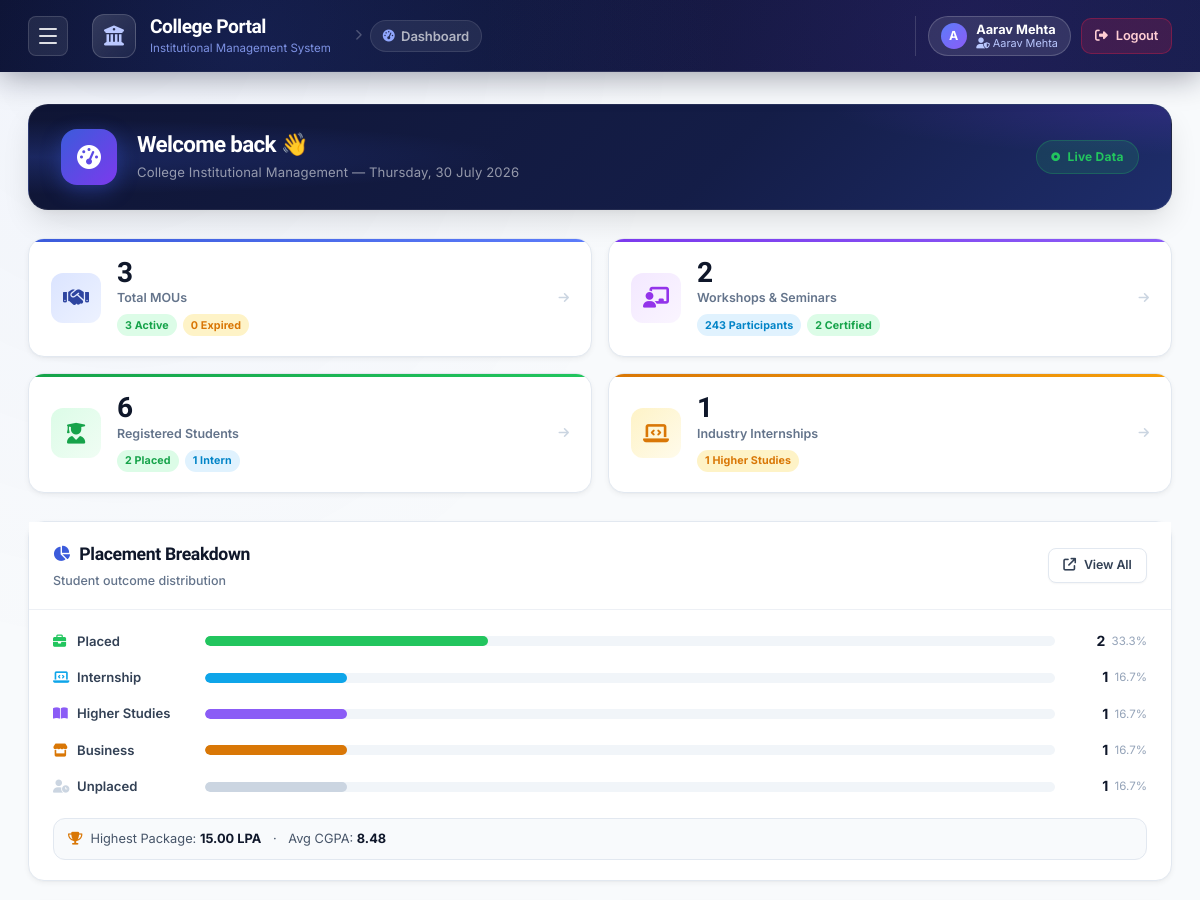
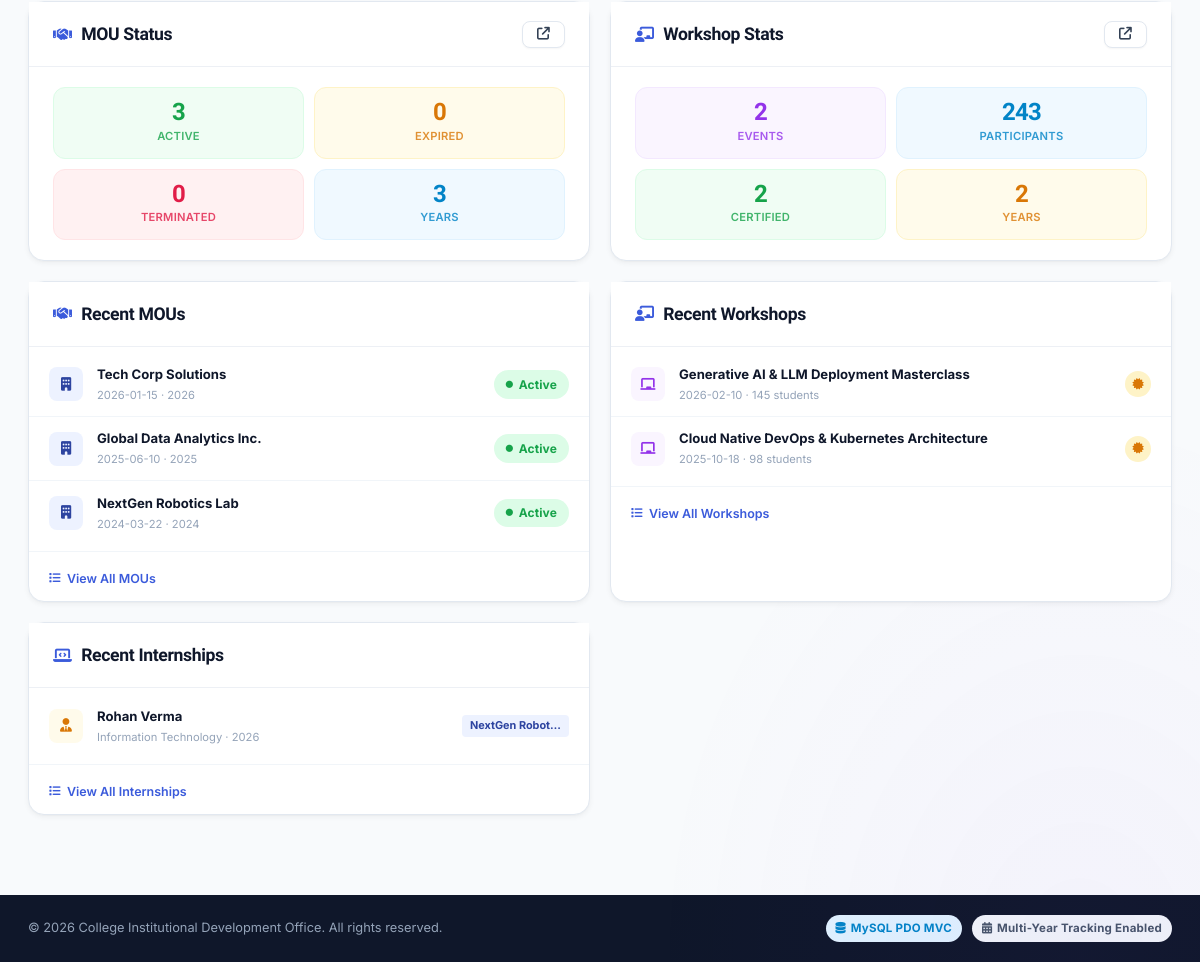
The page / (signed in) on the database its author committed (2 pictures, top to bottom).
### tables this page shows
CREATE TABLE IF NOT EXISTS `students` (
  `id` INT AUTO_INCREMENT PRIMARY KEY,
  `gr_no` VARCHAR(100) DEFAULT NULL,
  `enroll_no` VARCHAR(100) NOT NULL UNIQUE,
  `name` VARCHAR(150) NOT NULL,
  `email` VARCHAR(150) DEFAULT NULL,
  `phone` VARCHAR(50) DEFAULT NULL,
  `gender` ENUM('Male', 'Female') NOT NULL DEFAULT 'Male',
  `dob` DATE DEFAULT NULL,
  `department` VARCHAR(100) NOT NULL,
  `semester` INT DEFAULT 8,
  `cgpa` DECIMAL(3,2) DEFAULT 0.00,
  `passing_year` INT NOT NULL,
  `address` TEXT DEFAULT NULL,
  `skills` TEXT DEFAULT NULL,
  `password` VARCHAR(255) DEFAULT NULL COMMENT 'Bcrypt hash of enrollment number',
  `placement_status` ENUM('Placed', 'Internship', 'Higher Studies', 'Business', 'Unplaced') NOT NULL DEFAULT 'Unplaced',
  `company_name` VARCHAR(255) DEFAULT NULL,
  `designation` VARCHAR(150) DEFAULT NULL,
  `package_lpa` DECIMAL(5,2) DEFAULT NULL,
  `offer_letter_file` VARCHAR(255) DEFAULT NULL,
  `resume_file` VARCHAR(255) DEFAULT NULL,
  `created_at` DATETIME DEFAULT CURRENT_TIMESTAMP,
  `updated_at` DATETIME DEFAULT CURRENT_TIMESTAMP ON UPDATE CURRENT_TIMESTAMP,
  INDEX (`gr_no`),
  INDEX (`passing_year`),
  INDEX (`department`),
  INDEX (`placement_status`)
);

CREATE TABLE IF NOT EXISTS `mous` (
  `id` INT AUTO_INCREMENT PRIMARY KEY,
  `company_name` VARCHAR(255) NOT NULL,
  `contact_person` VARCHAR(150) DEFAULT NULL,
  `email` VARCHAR(150) DEFAULT NULL,
  `phone` VARCHAR(50) DEFAULT NULL,
  `address` TEXT DEFAULT NULL,
  `website` VARCHAR(255) DEFAULT NULL,
  `signed_date` DATE NOT NULL,
  `expiry_date` DATE NOT NULL,
  `year` INT NOT NULL,
  `description` TEXT DEFAULT NULL,
  `report_file` VARCHAR(255) DEFAULT NULL,
  `status` ENUM('Active', 'Expired', 'Terminated') NOT NULL DEFAULT 'Active',
  `created_at` DATETIME DEFAULT CURRENT_TIMESTAMP,
  `updated_at` DATETIME DEFAULT CURRENT_TIMESTAMP ON UPDATE CURRENT_TIMESTAMP,
  INDEX (`year`),
  INDEX (`status`),
  INDEX (`signed_date`)
);

CREATE TABLE IF NOT EXISTS `workshops` (
  `id` INT AUTO_INCREMENT PRIMARY KEY,
  `title` VARCHAR(255) NOT NULL,
  `instructor_name` VARCHAR(150) DEFAULT NULL,
  `company_name` VARCHAR(255) DEFAULT NULL,
  `instructor_email` VARCHAR(150) DEFAULT NULL,
  `venue` VARCHAR(255) DEFAULT NULL,
  `held_on` DATE NOT NULL,
  `duration` INT DEFAULT 1,
  `description` TEXT DEFAULT NULL,
  `certificate` TINYINT(1) DEFAULT 0,
  `total_participants` INT DEFAULT 0,
  `academic_year` INT NOT NULL,
  `report_file` VARCHAR(255) DEFAULT NULL,
  `created_at` DATETIME DEFAULT CURRENT_TIMESTAMP,
  `updated_at` DATETIME DEFAULT CURRENT_TIMESTAMP ON UPDATE CURRENT_TIMESTAMP,
  INDEX (`academic_year`),
  INDEX (`held_on`)
);

### views/dashboard/index.php (the view, shortened to what the rows shown need)
<div class="container">
    <div class="dash-hero">
        <div class="dash-hero-content">
            <div>
                <h2 class="dash-hero-title">Welcome back 👋</h2>
            </div>
        </div>
    </div>
    <div class="dash-two-col">
        <div class="card dash-breakdown-card">
            <div class="card-header">
                <div class="card-title">
                    <h2><i class="fa-solid fa-chart-pie"></i> Placement Breakdown</h2>
                </div>
            </div>
            <div class="card-body-pad">
                <?php
                $total = max(1, (int)($placementStats['total_students'] ?? 1));
                $bars = [
                    ['label' => 'Placed',         'count' => (int)($placementStats['placed_count']        ?? 0), 'color' => 'var(--green-500)',   'icon' => 'fa-briefcase'],
                    ['label' => 'Internship',      'count' => (int)($placementStats['internship_count']    ?? 0), 'color' => 'var(--blue-500)',    'icon' => 'fa-laptop-code'],
                    ['label' => 'Higher Studies',  'count' => (int)($placementStats['higher_studies_count']?? 0), 'color' => 'var(--accent-400)',  'icon' => 'fa-book-open'],
                    ['label' => 'Business',        'count' => (int)($placementStats['business_count']      ?? 0), 'color' => 'var(--amber-600)',   'icon' => 'fa-store'],
                    ['label' => 'Unplaced',        'count' => (int)($placementStats['unplaced_count']      ?? 0), 'color' => 'var(--neutral-300)', 'icon' => 'fa-user-clock'],
                ];
                foreach ($bars as $bar):
                    $pct = round(($bar['count'] / $total) * 100, 1);
                ?>
                <div class="dash-bar-row">
                    <div class="dash-bar-label">
                        <i class="fa-solid <?= $bar['icon'] ?>" style="color:<?= $bar['color'] ?>; width:16px;"></i>
                        <span><?= $bar['label'] ?></span>
                    </div>
                    <div class="dash-bar-track">
                        <div class="dash-bar-fill" style="width: <?= $pct ?>%; background: <?= $bar['color'] ?>;"></div>
                    </div>
                    <div class="dash-bar-stats">
                        <strong><?= $bar['count'] ?></strong>
                        <span class="text-muted"><?= $pct ?>%</span>
                    </div>
                </div>
                <?php endforeach; ?>
            </div>
        </div>
        <div class="dash-quick-col">
            <div class="card dash-stat-card">
                <div class="card-header">
                    <div class="card-title">
                        <h2><i class="fa-solid fa-handshake"></i> MOU Status</h2>
                    </div>
                </div>
            </div>
            <div class="card dash-stat-card">
                <div class="card-header">
                    <div class="card-title">
                        <h2><i class="fa-solid fa-chalkboard-user"></i> Workshop Stats</h2>
                    </div>
                </div>
            </div>
        </div>
    </div>
    <div class="dash-three-col">
        <div class="card dash-recent-card">
            <div class="card-header">
                <div class="card-title">
                    <h2><i class="fa-solid fa-handshake"></i> Recent MOUs</h2>
                </div>
            </div>
            <div class="dash-recent-list">
                <?php if (empty($recentMous)): ?>
                    <div class="dash-empty">No MOU records yet</div>
                <?php else: foreach ($recentMous as $m): ?>
                    <div class="dash-recent-item">
                        <div class="dash-recent-icon dash-ri-blue">
                            <i class="fa-solid fa-building"></i>
                        </div>
                        <div class="dash-recent-info">
                            <span class="dash-recent-name"><?= htmlspecialchars($m['company_name']) ?></span>
                            <span class="dash-recent-meta"><?= htmlspecialchars($m['signed_date']) ?> · <?= $m['year'] ?></span>
                        </div>
                        <span class="status-badge <?= $m['status'] === 'Active' ? 'status-active' : ($m['status'] === 'Expired' ? 'status-expired' : 'status-terminated') ?>">
                            <i class="fa-solid fa-circle status-dot"></i><?= $m['status'] ?>
                        </span>
                    </div>
                <?php endforeach; endif; ?>
            </div>
        </div>
        <div class="card dash-recent-card">
            <div class="card-header">
                <div class="card-title">
                    <h2><i class="fa-solid fa-chalkboard-user"></i> Recent Workshops</h2>
                </div>
            </div>
            <div class="dash-recent-list">
                <?php if (empty($recentWorkshops)): ?>
                    <div class="dash-empty">No workshop records yet</div>
                <?php else: foreach ($recentWorkshops as $w): ?>
                    <div class="dash-recent-item">
                        <div class="dash-recent-icon dash-ri-purple">
                            <i class="fa-solid fa-chalkboard"></i>
                        </div>
                        <div class="dash-recent-info">
                            <span class="dash-recent-name"><?= htmlspecialchars($w['title']) ?></span>
                            <span class="dash-recent-meta"><?= htmlspecialchars($w['held_on']) ?> · <?= (int)$w['total_participants'] ?> students</span>
                        </div>
                        <?php if ($w['certificate']): ?>
                            <span class="dash-cert-badge"><i class="fa-solid fa-certificate"></i></span>
                        <?php endif; ?>
                    </div>
                <?php endforeach; endif; ?>
            </div>
        </div>
        <div class="card dash-recent-card">
            <div class="card-header">
                <div class="card-title">
                    <h2><i class="fa-solid fa-laptop-code"></i> Recent Internships</h2>
                </div>
            </div>
            <div class="dash-recent-list">
                <?php
                $internships = array_filter($recentStudents, fn($s) => ($s['placement_status'] ?? '') === 'Internship');
                ?>
                <?php if (empty($internships)): ?>
                    <div class="dash-empty">No student records yet</div>
                <?php else: foreach (array_slice($internships, 0, 5) as $s): ?>
                    <div class="dash-recent-item">
                        <div class="dash-recent-icon dash-ri-amber">
                            <i class="fa-solid fa-user-tie"></i>
                        </div>
                        <div class="dash-recent-info">
                            <span class="dash-recent-name"><?= htmlspecialchars($s['name']) ?></span>
                            <span class="dash-recent-meta"><?= htmlspecialchars($s['department']) ?> · <?= $s['passing_year'] ?></span>
                        </div>
                        <?php if (!empty($s['company_name'])): ?>
                            <span class="dash-company-tag"><?= htmlspecialchars(mb_strimwidth($s['company_name'], 0, 14, '…')) ?></span>
                        <?php endif; ?>
                    </div>
                <?php endforeach; endif; ?>
            </div>
        </div>
    </div>
</div>

### rows shown on the page
students: placement_status "Placed", id "2", pct "33.3"
mous: company_name "Tech Corp Solutions", signed_date "2026-01-15", year "2026", status "Active"
mous: company_name "Global Data Analytics Inc.", signed_date "2025-06-10", year "2025", status "Active"
mous: company_name "NextGen Robotics Lab", signed_date "2024-03-22", year "2024", status "Active"
workshops: title "Generative AI & LLM Deployment Masterclass", held_on "2026-02-10", total_participants "145", certificate 1 (drawn)
workshops: title "Cloud Native DevOps & Kubernetes Architecture", held_on "2025-10-18", total_participants "98", certificate 1 (drawn)
students: name "Rohan Verma", department "Information Technology", passing_year "2026", company_name "NextGen Robot…"

### other values the page prints
substr($_SESSION['user_name'] ?? 'U', 0, 1) "A"
$_SESSION['user_name'] "Aarav Mehta"
$_SESSION['user_role'] "Aarav Mehta"
$mouStats['total'] "3"
$mouStats['active'] "3"
$mouStats['expired'] "0"
$workshopStats['total_workshops'] "2"
$workshopStats['total_participants'] "243"
$workshopStats['certificate_count'] "2"
$placementStats['total_students'] "6"
$placementStats['placed_count'] "2"
$placementStats['internship_count'] "1"
$placementStats['higher_studies_count'] "1"
$bar['label'] "Internship"
$bar['count'] "1"
